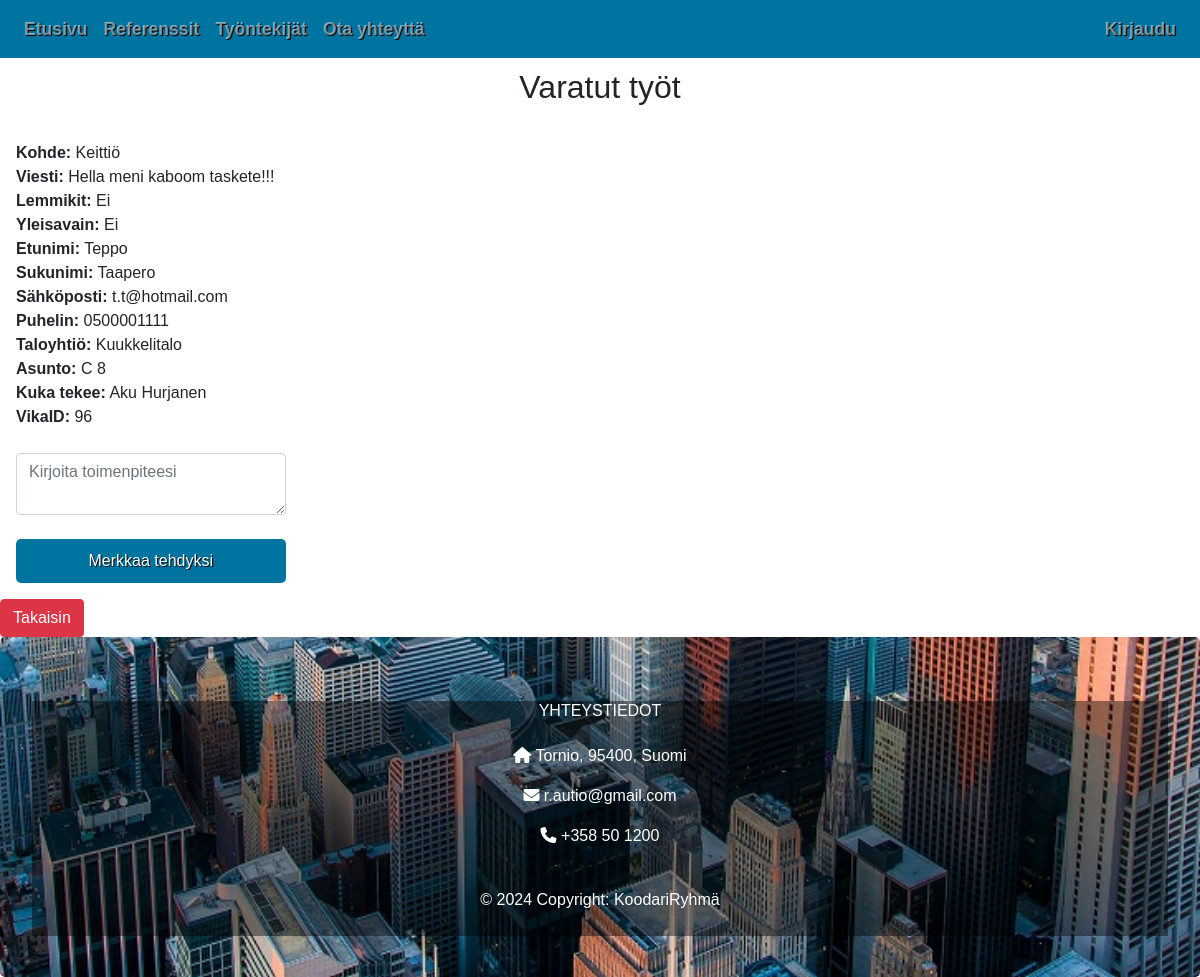
/omat_tyot.php, run on the app's committed database.
### tables this page shows
CREATE TABLE `kasittely` (
  `kasittelyID` int(11) NOT NULL,
  `pvm` timestamp NOT NULL DEFAULT current_timestamp(),
  `valmispvm` timestamp NULL DEFAULT NULL,
  `toimenpide` varchar(500) NOT NULL,
  `kohde` varchar(50) NOT NULL,
  `viesti` varchar(50) NOT NULL,
  `lemmikit` tinyint(20) NOT NULL,
  `yleisavain` tinyint(20) NOT NULL,
  `lahetetty` timestamp NOT NULL DEFAULT current_timestamp(),
  `etunimi` varchar(50) NOT NULL,
  `sukunimi` varchar(50) NOT NULL,
  `sposti` varchar(50) NOT NULL,
  `puhelin` varchar(50) NOT NULL,
  `tyontekijaID` int(11) NOT NULL,
  `vikaID` int(11) NOT NULL,
  `taloyhtioID` varchar(50) NOT NULL,
  `asuntoID` varchar(50) NOT NULL
);

CREATE TABLE `taloyhtio` (
  `taloyhtioID` int(11) NOT NULL,
  `osoite` varchar(50) NOT NULL,
  `tilat` varchar(500) NOT NULL,
  `nimi` varchar(50) NOT NULL,
  `kaupunki` varchar(50) NOT NULL,
  `postinro` varchar(10) NOT NULL,
  `isannoitsijaID` int(11) NOT NULL
);

CREATE TABLE `asunnot` (
  `asuntoID` int(11) NOT NULL,
  `huoneisto` varchar(50) DEFAULT NULL,
  `taloyhtioID` int(11) NOT NULL
);

CREATE TABLE `tyontekija` (
  `tyontekijaID` int(11) NOT NULL,
  `etunimi` varchar(50) NOT NULL,
  `sukunimi` varchar(50) NOT NULL,
  `sposti` varchar(50) NOT NULL,
  `puhelin` varchar(50) NOT NULL,
  `kuvapolku` varchar(50) NOT NULL,
  `status` tinyint(1) NOT NULL,
  `kayttajaID` int(11) NOT NULL,
  `rooliID` int(11) NOT NULL,
  `kasittelyID` int(11) NOT NULL
);

### omat_tyot.php (the view, shortened to what this page needs)
<!DOCTYPE html>
<html lang="en">
<head>
  <link rel="stylesheet" href="https://cdn.jsdelivr.net/npm/bootstrap@4.6.2/dist/css/bootstrap.min.css">
  <link rel="stylesheet" href="css/tyyli.css">
</head>
<body>
<nav class="navbar navbar-dark sticky-top navbar-expand-lg" data-mdb-theme="light">
  <div class="collapse navbar-collapse" id="navbarSupportedContent">
    <ul class="navbar-nav mr-auto">
      <li class="nav-item">
        <a class="nav-link" href="index.php">Etusivu</a>
      </li>
      <li class="nav-item">
        <a class="nav-link" href="referenssit.php">Referenssit</a>
      </li>
      <li class="nav-item">
        <a class="nav-link" href="tyontekijat.php">Työntekijät</a>
      </li>
      <li class="nav-item">
        <a class="nav-link" href="yhteydenotto.php">Ota yhteyttä</a>
      </li>
    </ul>
    <ul class="navbar-nav">
<?php
    if(isset($_SESSION['kayttajaID'])) {
        echo '<a class="nav-link" href="kirjaudu_ulos.php">Kirjaudu ulos</a>';
    } else {
      echo '<li class="nav-item">
      <a class="nav-link login-button" href="#" id="login-button" role="button" aria-haspopup="true" aria-expanded="false">
        Kirjaudu
      </a>
    </li>';
    }
?>
    </ul>
  </div>
</nav>
<?php
include 'php/conn.php';
try {
    $sql = "SELECT k.*, ty.etunimi AS t_etunimi, ty.sukunimi AS t_sukunimi,
    t.nimi AS taloyhtio_nimi, a.huoneisto AS asunto FROM kasittely k
    JOIN tyontekija ty ON k.tyontekijaID = ty.tyontekijaID
    JOIN taloyhtio t ON k.taloyhtioID = t.taloyhtioID
    JOIN asunnot a ON k.asuntoID = a.asuntoID
    WHERE k.valmispvm IS NULL";
    $stmt = $yhteys->query($sql);
    $entries = $stmt->fetchAll(PDO::FETCH_ASSOC);
} catch (PDOException $e) {
    echo "Virhe haettaessa vikailmoituksia: " . $e->getMessage();
}
?>
<h2 class="vikah2">Varatut työt</h2>
<div class="container-fluid p-3">
<?php if (isset($entries) && !empty($entries)) : ?>
    <div class="row">
        <?php foreach ($entries as $entry) : ?>
            <div class="col-md-3">
                <strong>Kohde:</strong> <?php echo $entry['kohde']; ?><br>
                <strong>Viesti:</strong> <?php echo $entry['viesti']; ?><br>
                <strong>Lemmikit:</strong> <?php echo $entry['lemmikit'] ? 'Kyllä' : 'Ei'; ?><br>
                <strong>Yleisavain:</strong> <?php echo $entry['yleisavain'] ? 'Kyllä' : 'Ei'; ?><br>
                <strong>Etunimi:</strong> <?php echo $entry['etunimi']; ?><br>
                <strong>Sukunimi:</strong> <?php echo $entry['sukunimi']; ?><br>
                <strong>Sähköposti:</strong> <?php echo $entry['sposti']; ?><br>
                <strong>Puhelin:</strong> <?php echo $entry['puhelin']; ?><br>
                <strong>Taloyhtiö:</strong> <?php echo $entry['taloyhtio_nimi']; ?><br>
                <strong>Asunto:</strong> <?php echo $entry['asunto']; ?><br>
                <strong>Kuka tekee:</strong> <?php echo $entry['t_etunimi'] . " " . $entry['t_sukunimi']; ?><br>
                <strong>VikaID:</strong> <?php echo $entry['vikaID']; ?><br><br>
                <form action="php/valmis_tyo.php" method="POST">
                  <textarea class="form-control" name="toimenpide" placeholder="Kirjoita toimenpiteesi"></textarea><br>
                  <button name="valmis" type="submit" class="btn btn-warning">Merkkaa tehdyksi</button>
                </form>
            </div>
        <?php endforeach; ?>
      </div>
<?php else : ?>
    <p>Ei vikailmoituksia.</p>
<?php endif; ?>
</div>
<a href="ilmoituslistaus.php"><button name="omatyo" class="btn btn-danger omatyo">Takaisin</button></a>
<footer class="jumbotron footer col-sm-12">
  <div class="col-lg-12 col-md-12 col-sm-12 footerBox">
  <section class="">
        <div class="col-md-4 col-lg-3 col-xl-3 mx-auto mb-md-0 mb-4">
          <h6 class="text-uppercase fw-bold mb-4">Yhteystiedot</h6>
          <p><i class="fas fa-home me-3"></i> Tornio, 95400, Suomi</p>
          <p>
            <i class="fas fa-envelope me-3"></i>
            r.autio@gmail.com
          </p>
          <p><i class="fas fa-phone me-3"></i> +358 50 1200</p>
        </div>
  </section>
    <div class="p-4">
      © 2024 Copyright: KoodariRyhmä
    </div>
  </div>
</footer>
</body>
</html>

### css/tyyli.css (style rules this page uses)
body { height: 100%; font-family: 'Montserrat', sans-serif !important; }
.jumbotron { text-align: center; background: url('../img/city-view.jpg') top center fixed; background-size: cover; color: white; height: 340px; }
.navbar { font-weight: bold; font-size: 1.1em; text-shadow: 1px 1px 1px black; background-color: #0074a1; }
.footer { margin-bottom: 0; color: white; }
.footerBox { background-color: rgba(0, 0, 0, 0.432); }
ul { list-style-type: none; }
button[type="submit"] { width: 100%; padding: 10px; background-color: #0074a1; text-shadow: 1px 1px 1px black; color: #fff; border: none; border-radius: 5px; cursor: pointer; }
.vikah2 { text-align: center; padding: 10px; }

### data on the page
kasittely: kohde "Keittiö", viesti "Hella meni kaboom taskete!!!", lemmikit "Ei", yleisavain "Ei", etunimi "Teppo", sukunimi "Taapero", sposti "t.t@hotmail.com", puhelin "0500001111", taloyhtioID.nimi "Kuukkelitalo", asuntoID.huoneisto "C 8", tyontekijaID.etunimi "Aku", tyontekijaID.sukunimi "Hurjanen", vikaID "96"
